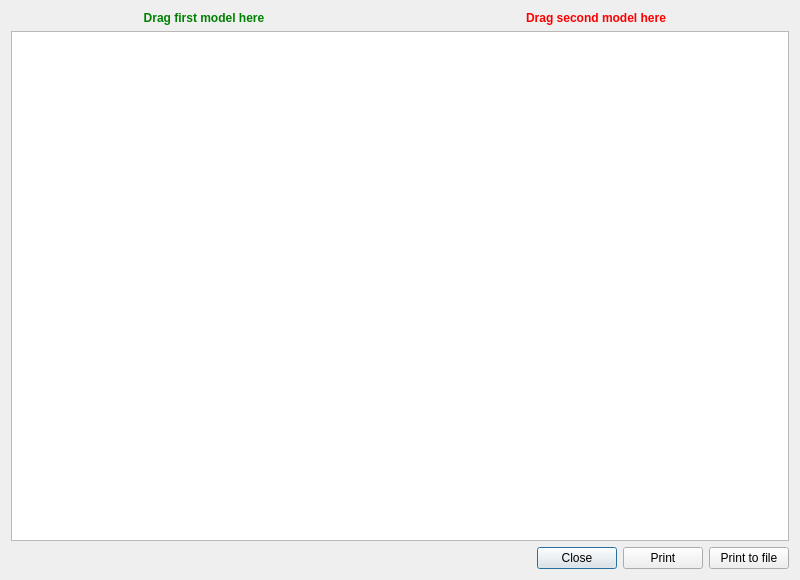
<?xml version="1.0" encoding="UTF-8"?>
<ui version="4.0">
 <class>CompareDialog</class>
 <widget class="QDialog" name="CompareDialog">
  <property name="geometry">
   <rect>
    <x>0</x>
    <y>0</y>
    <width>800</width>
    <height>580</height>
   </rect>
  </property>
  <property name="sizePolicy">
   <sizepolicy hsizetype="Preferred" vsizetype="Preferred">
    <horstretch>0</horstretch>
    <verstretch>0</verstretch>
   </sizepolicy>
  </property>
  <property name="minimumSize">
   <size>
    <width>780</width>
    <height>0</height>
   </size>
  </property>
  <property name="acceptDrops">
   <bool>false</bool>
  </property>
  <property name="windowTitle">
   <string>Compare Models</string>
  </property>
  <layout class="QGridLayout" name="gridLayout">
   <item row="0" column="0">
    <layout class="QHBoxLayout" name="horizontalLayout_2">
     <item>
      <widget class="QLabel" name="label_1">
       <property name="font">
        <font>
         <weight>75</weight>
         <bold>true</bold>
        </font>
       </property>
       <property name="acceptDrops">
        <bool>true</bool>
       </property>
       <property name="styleSheet">
        <string notr="true">color:green;</string>
       </property>
       <property name="text">
        <string>Drag first model here</string>
       </property>
       <property name="alignment">
        <set>Qt::AlignCenter</set>
       </property>
      </widget>
     </item>
     <item>
      <widget class="QLabel" name="label_2">
       <property name="font">
        <font>
         <weight>75</weight>
         <bold>true</bold>
        </font>
       </property>
       <property name="acceptDrops">
        <bool>true</bool>
       </property>
       <property name="styleSheet">
        <string notr="true">color:red;</string>
       </property>
       <property name="text">
        <string>Drag second model here</string>
       </property>
       <property name="alignment">
        <set>Qt::AlignCenter</set>
       </property>
      </widget>
     </item>
    </layout>
   </item>
   <item row="1" column="0">
    <widget class="QTextEdit" name="textEdit">
     <property name="readOnly">
      <bool>true</bool>
     </property>
    </widget>
   </item>
   <item row="2" column="0">
    <layout class="QHBoxLayout" name="horizontalLayout">
     <item>
      <spacer name="horizontalSpacer">
       <property name="orientation">
        <enum>Qt::Horizontal</enum>
       </property>
       <property name="sizeHint" stdset="0">
        <size>
         <width>40</width>
         <height>20</height>
        </size>
       </property>
      </spacer>
     </item>
     <item>
      <widget class="QPushButton" name="closeButton">
       <property name="text">
        <string>Close</string>
       </property>
      </widget>
     </item>
     <item>
      <widget class="QPushButton" name="printButton">
       <property name="text">
        <string>Print</string>
       </property>
      </widget>
     </item>
     <item>
      <widget class="QPushButton" name="printFileButton">
       <property name="text">
        <string>Print to file</string>
       </property>
      </widget>
     </item>
    </layout>
   </item>
  </layout>
 </widget>
 <resources>
  <include location="companion.qrc"/>
 </resources>
 <connections>
  <connection>
   <sender>closeButton</sender>
   <signal>clicked()</signal>
   <receiver>CompareDialog</receiver>
   <slot>reject()</slot>
   <hints>
    <hint type="sourcelabel">
     <x>739</x>
     <y>636</y>
    </hint>
    <hint type="destinationlabel">
     <x>565</x>
     <y>623</y>
    </hint>
   </hints>
  </connection>
 </connections>
</ui>
